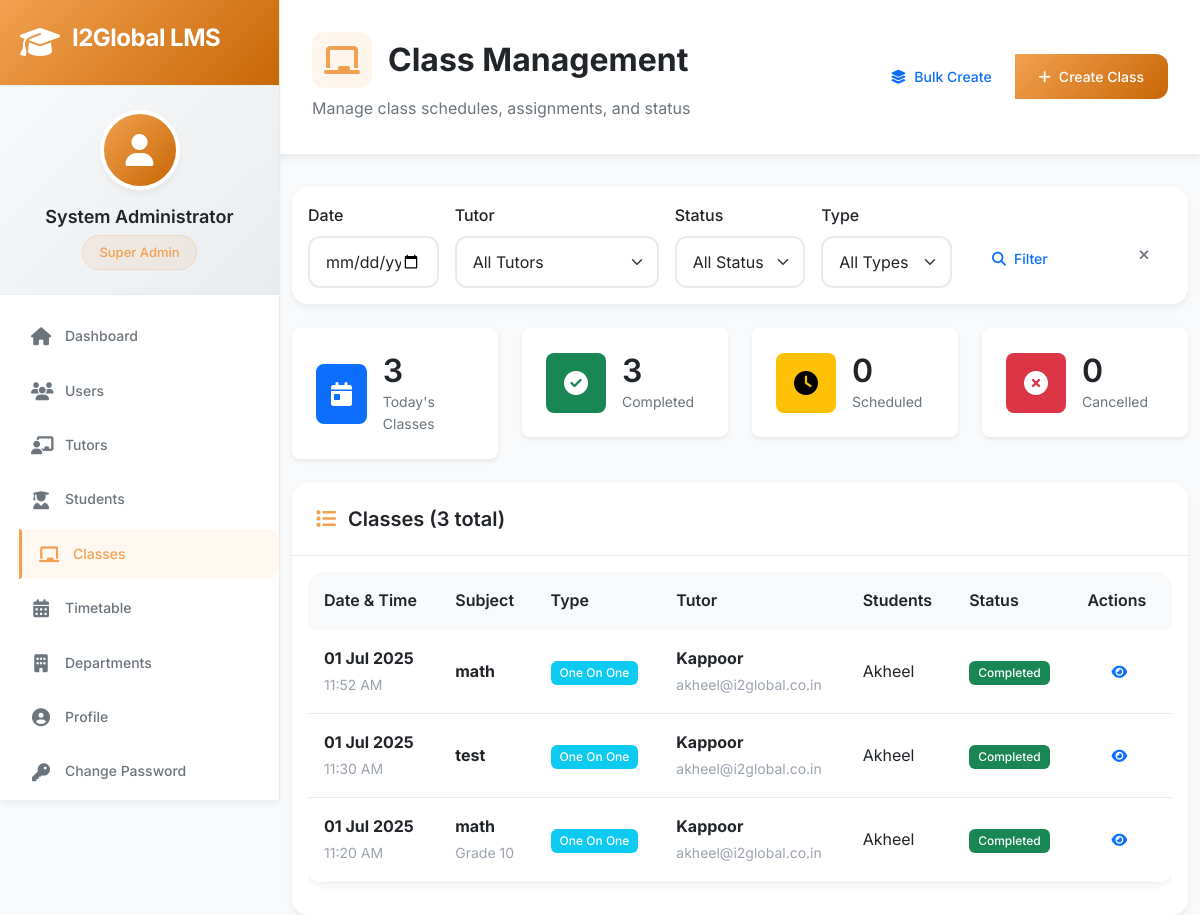
Page /admin/classes (signed in) on the earlier database version.
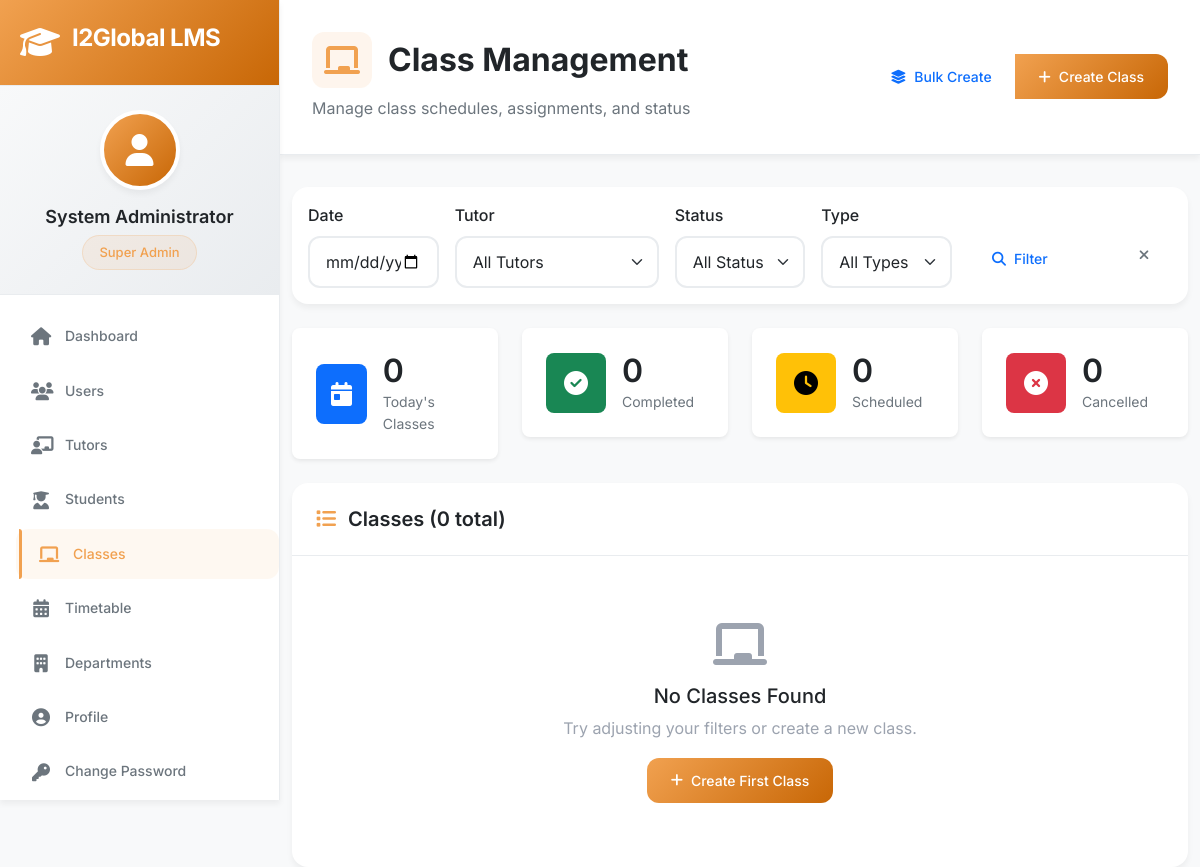
Same page on the later database version.
### app/models/class_model.py (models this page shows, shortened)
class Class(db.Model):
    __tablename__ = 'classes'
    id = db.Column(db.Integer, primary_key=True)
    subject = db.Column(db.String(100), nullable=False)
    class_type = db.Column(db.String(20), nullable=False)  # 'one_on_one', 'group', 'demo'
    grade = db.Column(db.String(10))
    board = db.Column(db.String(50))
    scheduled_date = db.Column(db.Date, nullable=False)
    scheduled_time = db.Column(db.Time, nullable=False)
    duration = db.Column(db.Integer, nullable=False)  # Duration in minutes
    end_time = db.Column(db.Time)  # Calculated field
    tutor_id = db.Column(db.Integer, db.ForeignKey('tutors.id'), nullable=False)
    primary_student_id = db.Column(db.Integer, db.ForeignKey('students.id'))  # For one-on-one
    students = db.Column(db.Text)  # JSON array of student IDs for group classes
    max_students = db.Column(db.Integer, default=1)
    platform = db.Column(db.String(50))  # 'zoom', 'google_meet', 'teams'
    meeting_link = db.Column(db.String(500))
    meeting_id = db.Column(db.String(100))
    meeting_password = db.Column(db.String(50))
    backup_link = db.Column(db.String(500))
    status = db.Column(db.String(20), default='scheduled')  # scheduled, ongoing, completed, cancelled, rescheduled
    completion_status = db.Column(db.String(20))  # completed, incomplete, no_show
    actual_start_time = db.Column(db.DateTime)
    actual_end_time = db.Column(db.DateTime)
    class_notes = db.Column(db.Text)
    topics_covered = db.Column(db.Text)  # JSON array
    homework_assigned = db.Column(db.Text)
    video_link = db.Column(db.String(500))
    materials = db.Column(db.Text)  # JSON array of material links/files
    tutor_feedback = db.Column(db.Text)
    student_feedback = db.Column(db.Text)
    admin_notes = db.Column(db.Text)
    quality_score = db.Column(db.Float)
    created_at = db.Column(db.DateTime, default=datetime.utcnow)
    created_by = db.Column(db.Integer, db.ForeignKey('users.id'))
    updated_at = db.Column(db.DateTime, default=datetime.utcnow, onupdate=datetime.utcnow)
    is_recurring = db.Column(db.Boolean, default=False)
    recurring_pattern = db.Column(db.Text)  # JSON with recurrence details
    parent_class_id = db.Column(db.Integer, db.ForeignKey('classes.id'))
    tutor = db.relationship('Tutor', backref='classes', lazy=True)
    primary_student = db.relationship('Student', backref='primary_classes', lazy=True)
    creator = db.relationship('User', backref='created_classes', lazy=True)
    parent_class = db.relationship('Class', remote_side=[id], backref='recurring_classes')
    def get_students(self):
        if self.class_type == 'one_on_one':
            return [self.primary_student_id] if self.primary_student_id else []
        elif self.students:
            try:
                return json.loads(self.students)
            except:
                return []
        return []

### app/models/user.py (models this page shows, shortened)
class User(UserMixin, db.Model):
    __tablename__ = 'users'
    id = db.Column(db.Integer, primary_key=True)
    username = db.Column(db.String(80), unique=True, nullable=False, index=True)
    email = db.Column(db.String(120), unique=True, nullable=False, index=True)
    password_hash = db.Column(db.String(255), nullable=False)
    full_name = db.Column(db.String(100), nullable=False)
    phone = db.Column(db.String(20))
    address = db.Column(db.Text)
    profile_picture = db.Column(db.String(100))
    role = db.Column(db.String(20), nullable=False, default='tutor')  # superadmin, admin, coordinator, tutor
    department_id = db.Column(db.Integer, db.ForeignKey('departments.id'))
    is_active = db.Column(db.Boolean, default=True)
    is_verified = db.Column(db.Boolean, default=False)
    created_at = db.Column(db.DateTime, default=datetime.utcnow)
    last_login = db.Column(db.DateTime)
    joining_date = db.Column(db.Date)
    working_hours = db.Column(db.String(50))  # "9:00 AM - 6:00 PM"
    emergency_contact = db.Column(db.Text)  # JSON string
    department = db.relationship('Department', foreign_keys=[department_id], backref='users', lazy=True)
    tutor_profile = db.relationship('Tutor', backref='user', uselist=False, lazy=True)
    def has_permission(self, permission):
        if self.role == 'superadmin':
            return True
    def get_role_display(self):
        role_map = {
            'superadmin': 'Super Admin',
            'admin': 'Admin',
            'coordinator': 'Coordinator',
            'tutor': 'Tutor'
        }
        return role_map.get(self.role, self.role.title())

### app/models/student.py (models this page shows, shortened)
class Student(db.Model):
    __tablename__ = 'students'
    id = db.Column(db.Integer, primary_key=True)
    full_name = db.Column(db.String(100), nullable=False)
    email = db.Column(db.String(120), unique=True, nullable=False)
    phone = db.Column(db.String(20))
    date_of_birth = db.Column(db.Date)
    address = db.Column(db.Text)
    state = db.Column(db.String(50))
    pin_code = db.Column(db.String(10))
    grade = db.Column(db.String(10), nullable=False)
    board = db.Column(db.String(50), nullable=False)
    school_name = db.Column(db.String(200))
    academic_year = db.Column(db.String(20))
    course_start_date = db.Column(db.Date)
    parent_details = db.Column(db.Text)  # JSON with father and mother details
    academic_profile = db.Column(db.Text)  # JSON with learning preferences, hobbies, etc.
    subjects_enrolled = db.Column(db.Text)  # JSON array of subjects
    favorite_subjects = db.Column(db.Text)  # JSON array
    difficult_subjects = db.Column(db.Text)  # JSON array
    availability = db.Column(db.Text)  # JSON weekly schedule
    documents = db.Column(db.Text)  # JSON with document file paths
    department_id = db.Column(db.Integer, db.ForeignKey('departments.id'), nullable=False)
    relationship_manager = db.Column(db.String(100))  # RM name
    fee_structure = db.Column(db.Text)  # JSON with fee details
    is_active = db.Column(db.Boolean, default=True)
    enrollment_status = db.Column(db.String(20), default='active')  # active, paused, completed, dropped
    created_at = db.Column(db.DateTime, default=datetime.utcnow)
    last_class = db.Column(db.DateTime)
    total_classes = db.Column(db.Integer, default=0)
    attended_classes = db.Column(db.Integer, default=0)
    department = db.relationship('Department', backref='students', lazy=True)

### app/routes/admin.py (the view)
@bp.route('/classes')
@login_required
@admin_required
def classes():
    page = request.args.get('page', 1, type=int)
    date_filter = request.args.get('date', '')
    tutor_filter = request.args.get('tutor', '', type=int)
    status_filter = request.args.get('status', '')
    query = Class.query
    if date_filter:
        try:
            filter_date = datetime.strptime(date_filter, '%Y-%m-%d').date()
            query = query.filter_by(scheduled_date=filter_date)
        except ValueError:
            pass
    if tutor_filter:
        query = query.filter_by(tutor_id=tutor_filter)
    if status_filter:
        query = query.filter_by(status=status_filter)
    classes = query.order_by(Class.scheduled_date.desc(), Class.scheduled_time.desc()).paginate(
        page=page, per_page=20, error_out=False
    )
    tutors = Tutor.query.join(User).filter(User.is_active==True).all()
    students = Student.query.filter(Student.is_active==True).all()  # Add this line
    students_dict = {s.id: s for s in students}
    return render_template('admin/classes.html',
                         classes=classes,
                         tutors=tutors,
                         students=students,
                         students_dict=students_dict,
                         today=date.today(),
                         csrf_token=generate_csrf)

### app/models/user.py (called while the page is built)
@login.user_loader
def load_user(user_id):
    return User.query.get(int(user_id))

### app/routes/admin.py (called while the page is built)
def admin_required(f):
    @wraps(f)
    def decorated_function(*args, **kwargs):
        if current_user.role not in ['superadmin', 'admin', 'coordinator']:
            flash('Access denied. Insufficient permissions.', 'error')
            return redirect(url_for('dashboard.index'))
        return f(*args, **kwargs)
    return decorated_function

### app/templates/admin/classes.html (shortened to what the changed rows need)
{% extends "base.html" %}
{% block content %}
<div class="page-header">
    <div class="d-flex justify-content-between align-items-center">
        <div>
            <h1 class="page-title">
                <i class="fas fa-chalkboard"></i>
                Class Management
            </h1>
        </div>
    </div>
</div>
<div class="container-fluid">
    <div class="row g-4 mb-4">
        <div class="col-lg-3 col-md-6">
            <div class="stat-card">
                <div class="stat-content">
                    <h3>{{ classes.items|selectattr('scheduled_date', 'equalto', today)|list|length if classes.items else 0 }}</h3>
                    <p>Today's Classes</p>
                </div>
            </div>
        </div>
        <div class="col-lg-3 col-md-6">
            <div class="stat-card">
                <div class="stat-content">
                    <h3>{{ classes.items|selectattr('status', 'equalto', 'completed')|list|length if classes.items else 0 }}</h3>
                    <p>Completed</p>
                </div>
            </div>
        </div>
    </div>
    <div class="card">
        <div class="card-header">
            <h5 class="card-title mb-0">
                <i class="fas fa-list"></i>
                Classes ({{ classes.total if classes else 0 }} total)
            </h5>
        </div>
        <div class="card-body">
            {% if classes and classes.items %}
            <div class="table-responsive">
                <table class="table table-hover">
                    <thead>
                        <tr>
                            <th>Date & Time</th>
                            <th>Subject</th>
                            <th>Type</th>
                            <th>Tutor</th>
                            <th>Students</th>
                            <th>Status</th>
                            <th>Actions</th>
                        </tr>
                    </thead>
                    <tbody>
                        {% for class in classes.items %}
                        <tr>
                            <td>
                                <div>
                                    <strong>{{ class.scheduled_date.strftime('%d %b %Y') }}</strong><br>
                                    <small class="text-muted">{{ class.scheduled_time.strftime('%I:%M %p') }}</small>
                                </div>
                            </td>
                            <td>
                                <div>
                                    <strong>{{ class.subject }}</strong><br>
                                    {% if class.grade %}
                                    <small class="text-muted">Grade {{ class.grade }}</small>
                                    {% endif %}
                                </div>
                            </td>
                            <td>
                                <span class="badge badge-{{ 'info' if class.class_type == 'one_on_one' else 'success' if class.class_type == 'group' else 'warning' }}">
                                    {{ class.class_type|replace('_', ' ')|title }}
                                </span>
                            </td>
                            <td>
                                {% if class.tutor %}
                                <div>
                                    <strong>{{ class.tutor.user.full_name }}</strong><br>
                                    <small class="text-muted">{{ class.tutor.user.email }}</small>
                                </div>
                                {% else %}
                                <span class="text-muted">No tutor assigned</span>
                                {% endif %}
                            </td>
                            <td>
                                {% set student_ids = class.get_students() %}
                                {% if student_ids %}
                                <div>
                                    {% for student_id in student_ids[:2] %}
                                        {% set student = students_dict.get(student_id) %}
                                        {% if student %}
                                        <div>{{ student.full_name }}</div>
                                        {% endif %}
                                    {% endfor %}
                                </div>
                                {% else %}
                                <span class="text-muted">No students</span>
                                {% endif %}
                            </td>
                            <td>
                                <span class="badge badge-{{ 'warning' if class.status == 'scheduled' else 'success' if class.status == 'completed' else 'danger' if class.status == 'cancelled' else 'primary' }}">
                                    {{ class.status|title }}
                                </span>
                            </td>
                            <td>
                                <div class="btn-group btn-group-sm">
                                    <a href="{{ url_for('admin.class_details', class_id=class.id) }}" class="btn btn-outline-primary" title="View Details">
                                        <i class="fas fa-eye"></i>
                                    </a>
                                </div>
                            </td>
                        </tr>
                        {% endfor %}
                    </tbody>
                </table>
            </div>
            {% else %}
            <div class="text-center py-5">
                <i class="fas fa-chalkboard fa-3x text-muted mb-3"></i>
                <h5>No Classes Found</h5>
                <p class="text-muted">Try adjusting your filters or create a new class.</p>
                <button class="btn btn-primary" data-bs-toggle="modal" data-bs-target="#createClassModal">
                    <i class="fas fa-plus"></i>
                    Create First Class
                </button>
            </div>
            {% endif %}
        </div>
    </div>
</div>
{% endblock %}

Differences in the rows shown:
removed Class: scheduled_date "01 Jul 2025", scheduled_time "11:52 AM", subject "math", class_type "One On One", tutor.user.full_name "Kappoor", tutor.user.email "akheel@i2global.co.in", status "Completed"
removed Student: full_name "Akheel" "Akheel" "Akheel"
removed Class: scheduled_date "01 Jul 2025", scheduled_time "11:30 AM", subject "test", class_type "One On One", tutor.user.full_name "Kappoor", tutor.user.email "akheel@i2global.co.in", status "Completed"
removed Class: scheduled_date "01 Jul 2025", scheduled_time "11:20 AM", subject "math", grade "10", class_type "One On One", tutor.user.full_name "Kappoor", tutor.user.email "akheel@i2global.co.in", status "Completed"
Other differences:
{{ classes.total if classes else 0 }}: "3" → "0"
text no longer shown: "3 3 Date & Time Subject Type Tutor Students Status Actions"
text now shown: "0 0 No Classes Found Try adjusting your filters or create a new class. Create First Class"
